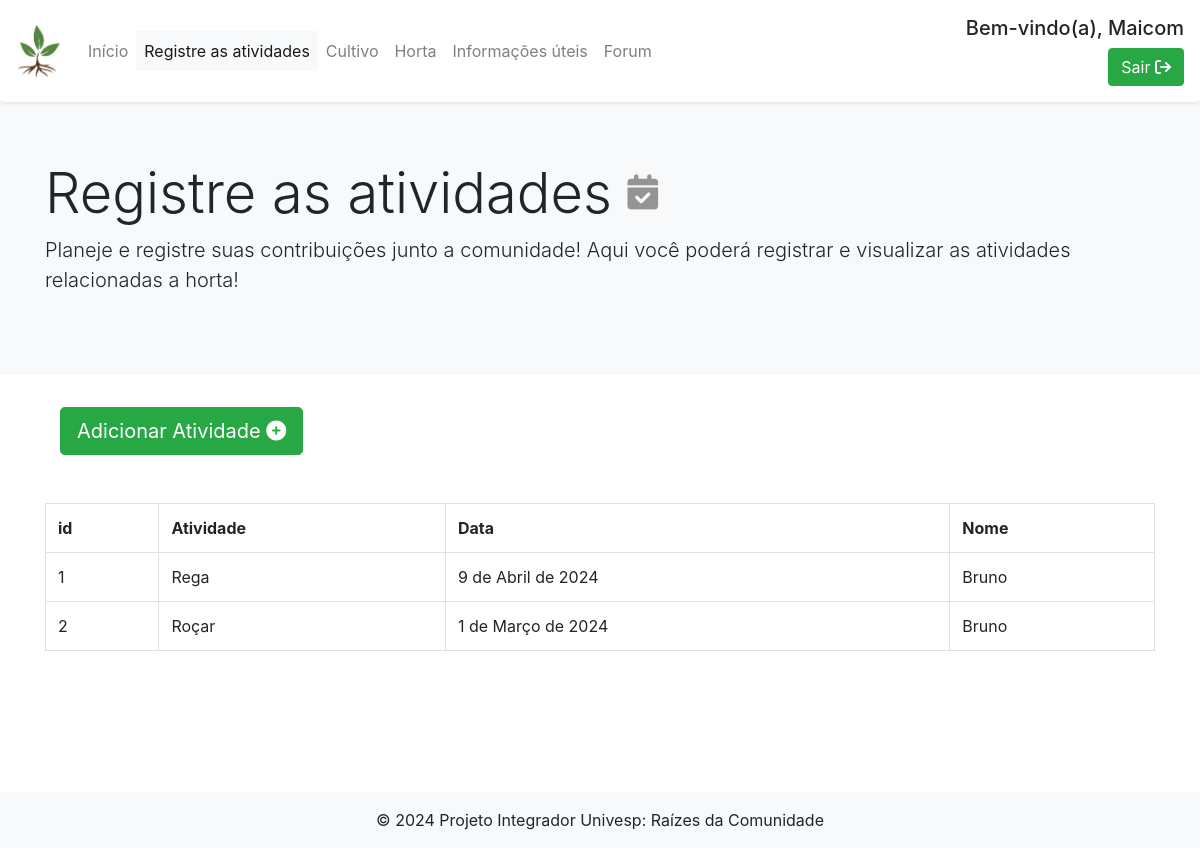
The app's page /atividades/ (signed in), older data.
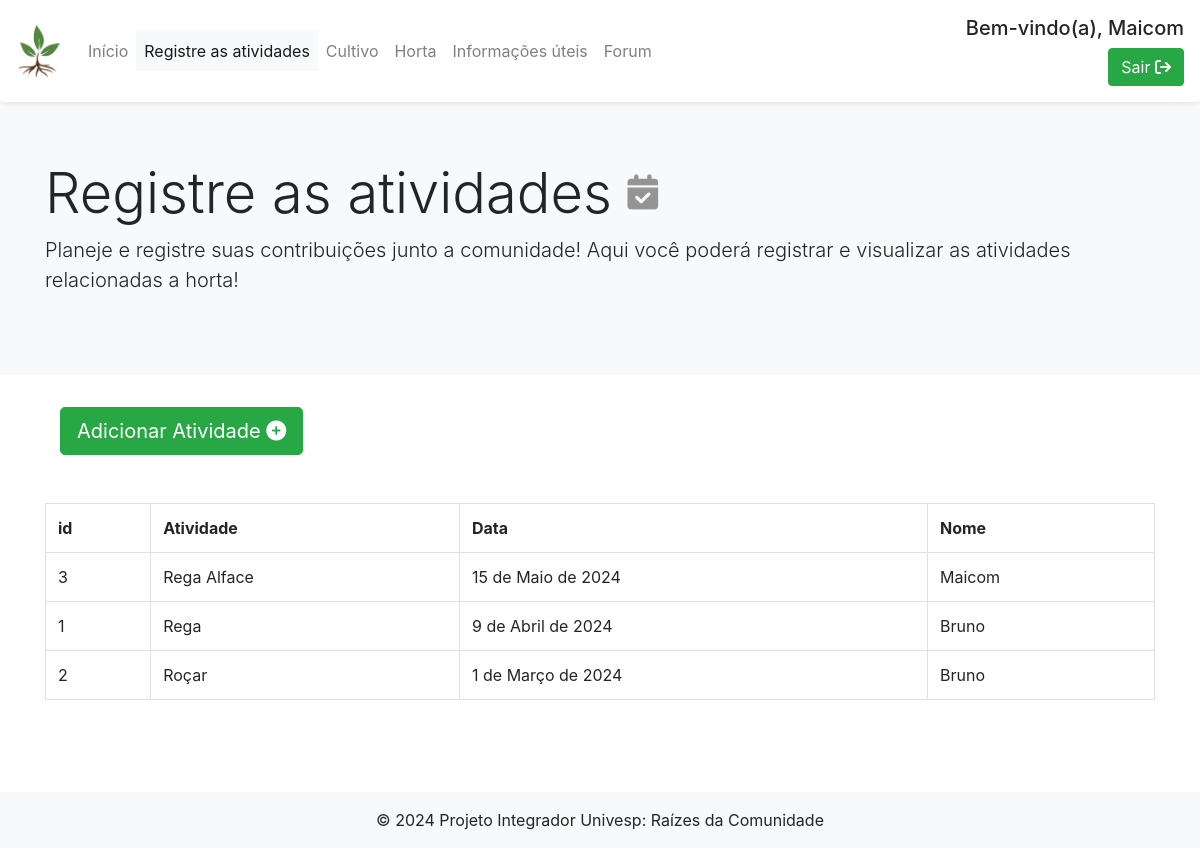
The same page, newer data.
### app_cad_atividades/models.py (models this page shows)
class Atividade(models.Model):
    id= models.AutoField(primary_key=True)
    atividade = models.TextField(max_length=255)
    dt_atividadedb = models.DateField()
    usuario_id = models.CharField(max_length=100, default="admin")

### app_cad_atividades/views.py (the view)
# urls.py: path("atividades/",views.atividades, name="atividade"),
@login_required(login_url="/login/login/")
def atividades(request):
    lista_atividades = {}
    if request.method == 'POST':
        atividade = request.POST.get("atividade")
        dt_atividade = request.POST.get("dt_atividade")
        usuario_id = request.user.username
        nova_atividade = Atividade(atividade=atividade, dt_atividadedb=dt_atividade ,usuario_id=usuario_id )
        nova_atividade.save()
    lista_atividades["atividades"] = Atividade.objects.all().order_by('-dt_atividadedb')[:10]
    return render(request, "atividades/atividade.html", lista_atividades)

### templates/atividades/atividade.html (shortened to what this page needs)
{% extends 'base.html' %}
{% block conteudo %}
<div class="jumbotron jumbotron-fluid bg-light">
    <div class="container">
      <h1 class="display-4">Registre as atividades <i class="fa-solid fa-calendar-check fa-2xs" style="color: #949494;"></i></h1>
      <p class="lead">Planeje e registre suas contribuições junto a comunidade! Aqui você poderá registrar e visualizar as atividades relacionadas a horta!</p>
    </div>
  </div>
    <div class="container">
        <div style="text-align: left;" class="container-fluid">
            <button type="button" class="btn btn-success btn-lg mb-5" data-toggle="modal" data-target="#modalAtividade" data-whatever="@mdo">Adicionar Atividade <i class="fa-solid fa-circle-plus" style="color: #ffffff;"></i></button>
        </div>
        <table class="table table-bordered table-strip table-hover">
            <tr>
                <th>id</th>
                <th>Atividade</th>
                <th>Data</th>
                <th>Nome</th>
            </tr>
             {% for atividade in atividades %}
                <tr>
                <td>{{atividade.id}}</td>
                <td>{{atividade.atividade}}</td>
                <td>{{atividade.dt_atividadedb}}</td>
                <td>{{atividade.usuario_id}}</td>
                </tr>
            {% endfor %}
        </table>
    </div>
{% endblock %}

Row changes from the older to the newer data that the page shows:
added Atividade: id "3", atividade "Rega Alface", dt_atividadedb "15 de Maio de 2024", usuario_id "Maicom"
